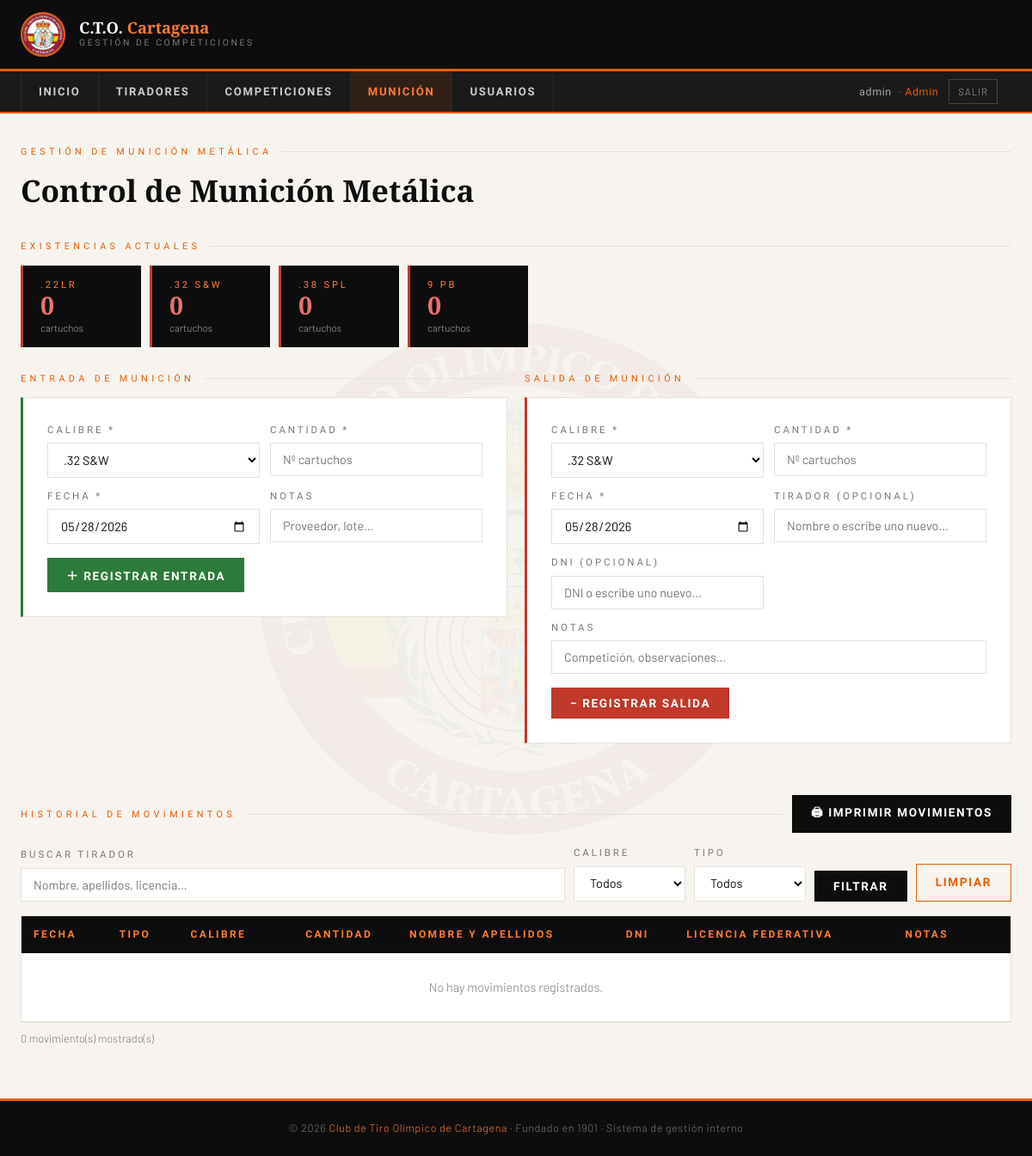
The app's page /municion (signed in), older data.
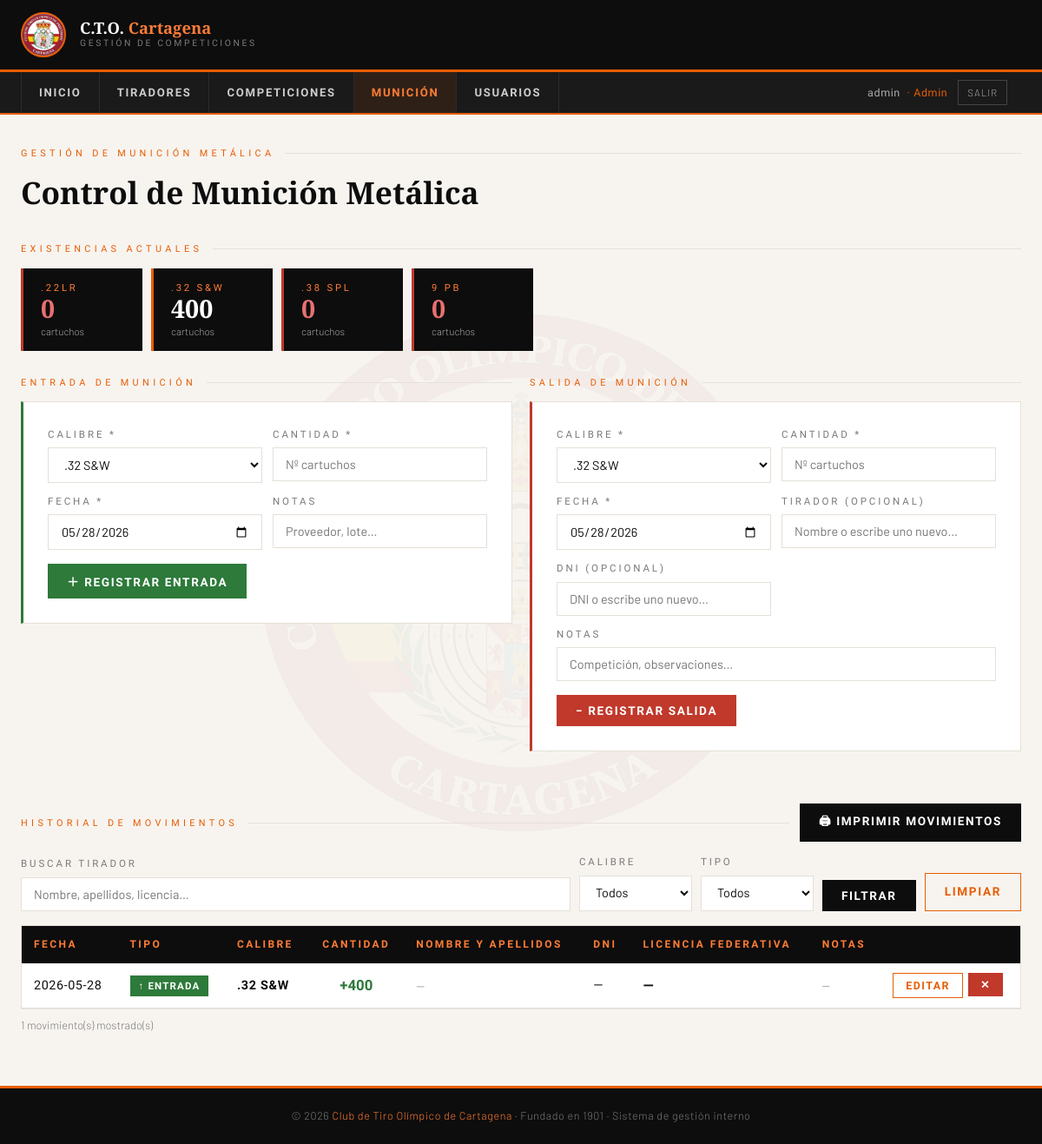
The same page, newer data.
### tables this page shows
CREATE TABLE usuarios (
                id         INTEGER PRIMARY KEY AUTOINCREMENT,
                username   TEXT UNIQUE NOT NULL,
                password   TEXT NOT NULL,
                rol        TEXT NOT NULL DEFAULT 'tirador',
                tirador_id INTEGER,
                activo     INTEGER DEFAULT 1,
                FOREIGN KEY (tirador_id) REFERENCES tiradores(id)
            );

CREATE TABLE municion_stock (
                id      INTEGER PRIMARY KEY AUTOINCREMENT,
                calibre TEXT UNIQUE NOT NULL,
                stock   INTEGER DEFAULT 0
            );

CREATE TABLE municion_movimientos (
                id       INTEGER PRIMARY KEY AUTOINCREMENT,
                fecha    TEXT NOT NULL,
                tipo     TEXT NOT NULL,   -- 'entrada' | 'salida'
                calibre  TEXT NOT NULL,
                cantidad INTEGER NOT NULL,
                tirador_id INTEGER,       -- NULL para entradas
                notas    TEXT, tirador_nombre TEXT, tirador_dni TEXT,
                FOREIGN KEY (tirador_id) REFERENCES tiradores(id)
            );

### app.py (the view)
@app.route("/municion")
@role_required("admin","encargado","directiva")
def municion():
    db        = get_db()
    stocks    = get_stocks(db)
    q         = request.args.get("q","").strip()
    calibre_f = request.args.get("calibre","")
    tipo_f    = request.args.get("tipo","")
    query  = """
        SELECT m.*, t.nombre, t.apellidos, t.licencia
        FROM municion_movimientos m
        LEFT JOIN tiradores t ON t.id = m.tirador_id
        WHERE 1=1
    """
    params = []
    if q:
        query += " AND (m.tirador_nombre LIKE ? OR m.tirador_dni LIKE ? OR t.nombre LIKE ? OR t.apellidos LIKE ? OR t.licencia LIKE ?)"
        params += [f"%{q}%"]*5
    if calibre_f:
        query += " AND m.calibre=?"
        params.append(calibre_f)
    if tipo_f:
        query += " AND m.tipo=?"
        params.append(tipo_f)
    query += " ORDER BY m.id DESC"
    movimientos = db.execute(query, params).fetchall()
    tiradores   = db.execute("SELECT id,nombre,apellidos,licencia FROM tiradores ORDER BY apellidos").fetchall()
    today = date.today().strftime('%Y-%m-%d')
    return render_template("municion.html", today=today,
        stocks=stocks, movimientos=movimientos,
        tiradores=tiradores, calibres=CALIBRES,
        q=q, calibre_f=calibre_f, tipo_f=tipo_f,
        now_year=date.today().year)

### app.py (called while the page is built)
@login_manager.user_loader
def load_user(user_id):
    db  = get_db()
    row = db.execute("SELECT * FROM usuarios WHERE id=? AND activo=1", (user_id,)).fetchone()
    if row:
        return User(row["id"], row["username"], row["rol"], row["tirador_id"])
    return None

def role_required(*roles):
    def decorator(f):
        @wraps(f)
        def wrapped(*args, **kwargs):
            if not current_user.is_authenticated:
                return login_manager.unauthorized()
            if current_user.rol not in roles:
                return render_template("403.html"), 403
            return f(*args, **kwargs)
        return wrapped
    return decorator

def get_db():
    db = getattr(g, "_database", None)
    if db is None:
        db = g._database = sqlite3.connect(DB_PATH)
        db.row_factory = sqlite3.Row
    return db

def get_stocks(db):
    rows = db.execute("SELECT calibre, stock FROM municion_stock ORDER BY calibre").fetchall()
    return {r["calibre"]: r["stock"] for r in rows}

### templates/municion.html (shortened to what this page needs)
{% extends "base.html" %}
{% block contenido %}
<p class="pag-etiqueta">Gestión de munición metálica</p>
<h1 class="pag-titulo">Control de Munición Metálica</h1>
<p class="pag-etiqueta" style="margin-bottom:14px;">Existencias actuales</p>
<div class="stock-grid">
  {% for cal, qty in stocks.items() %}
  <div class="stock-pill {{ 'bajo' if qty < 50 else '' }}">
    <div class="cal">{{ cal }}</div>
    <div class="qty">{{ qty }}</div>
    <div class="lbl">cartuchos</div>
  </div>
  {% endfor %}
</div>
<div style="display:grid;grid-template-columns:1fr 1fr;gap:20px;margin-bottom:36px;">
  <div>
    <p class="pag-etiqueta" style="margin-bottom:12px;">Entrada de munición</p>
    <div class="form-card" style="border-left:3px solid var(--verde);">
      <form method="POST" action="/municion/entrada">
        <div style="display:grid;grid-template-columns:1fr 1fr;gap:12px;">
          <div class="form-group">
            <label>Calibre *</label>
            <select name="calibre" required>
              {% for c in calibres %}<option value="{{ c }}">{{ c }}</option>{% endfor %}
            </select>
          </div>
          <div class="form-group">
            <label>Cantidad *</label>
            <input type="number" name="cantidad" required min="1" placeholder="Nº cartuchos">
          </div>
          <div class="form-group">
            <label>Fecha *</label>
            <input type="date" name="fecha" required value="{{ today }}">
          </div>
          <div class="form-group">
            <label>Notas</label>
            <input type="text" name="notas" placeholder="Proveedor, lote…">
          </div>
        </div>
        <div class="form-actions" style="margin-top:16px;">
          <button type="submit" class="btn btn-verde">＋ Registrar entrada</button>
        </div>
      </form>
    </div>
  </div>
  <div>
    <p class="pag-etiqueta" style="margin-bottom:12px;">Salida de munición</p>
    <div class="form-card" style="border-left:3px solid var(--rojo);">
      <form method="POST" action="/municion/salida">
        <div style="display:grid;grid-template-columns:1fr 1fr;gap:12px;">
          <div class="form-group">
            <label>Calibre *</label>
            <select name="calibre" required>
              {% for c in calibres %}<option value="{{ c }}">{{ c }}</option>{% endfor %}
            </select>
          </div>
          <div class="form-group">
            <label>Cantidad *</label>
            <input type="number" name="cantidad" required min="1" placeholder="Nº cartuchos">
          </div>
          <div class="form-group">
            <label>Fecha *</label>
            <input type="date" name="fecha" required value="{{ today }}">
          </div>
          <div class="form-group">
            <label>Tirador (opcional)</label>
            <input type="text" name="tirador_nombre" list="lista-tiradores"
                   placeholder="Nombre o escribe uno nuevo…" autocomplete="off">
          </div>
          <div class="form-group">
            <label>DNI (opcional)</label>
            <input type="text" name="tirador_dni" list="lista-dnis"
                   placeholder="DNI o escribe uno nuevo…" autocomplete="off">
          </div>
          <div class="form-group" style="grid-column:1/-1;">
            <label>Notas</label>
            <input type="text" name="notas" placeholder="Competición, observaciones…">
          </div>
        </div>
        <div class="form-actions" style="margin-top:16px;">
          <button type="submit" class="btn btn-rojo">− Registrar salida</button>
        </div>
      </form>
    </div>
  </div>
</div>
<div style="display:flex;align-items:center;justify-content:space-between;flex-wrap:wrap;gap:12px;margin-bottom:14px;">
  <p class="pag-etiqueta" style="margin-bottom:0;flex:1;">Historial de movimientos</p>
  <button type="button" class="btn btn-negro" onclick="document.getElementById('modal-imprimir').style.display='flex'">🖨 Imprimir movimientos</button>
</div>
<form method="GET" style="display:flex;gap:10px;flex-wrap:wrap;margin-bottom:16px;align-items:flex-end;">
  <div class="form-group" style="flex:1;min-width:180px;">
    <label>Buscar tirador</label>
    <input type="text" name="q" value="{{ q }}" placeholder="Nombre, apellidos, licencia…">
  </div>
  <div class="form-group" style="min-width:130px;">
    <label>Calibre</label>
    <select name="calibre">
      <option value="">Todos</option>
    </select>
  </div>
  <div class="form-group" style="min-width:130px;">
    <label>Tipo</label>
    <select name="tipo">
      <option value="">Todos</option>
    </select>
  </div>
  <button type="submit" class="btn btn-negro">Filtrar</button>
  <a href="/municion" class="btn btn-outline">Limpiar</a>
</form>
<div class="tabla-wrapper">
  <table>
    <thead>
      <tr>
        <th>Fecha</th>
        <th>Tipo</th>
        <th>Calibre</th>
        <th style="text-align:center;">Cantidad</th>
        <th>Nombre y Apellidos</th>
        <th>DNI</th>
        <th>Licencia Federativa</th>
        <th>Notas</th>
        <th></th>
      </tr>
    </thead>
    <tbody>
    {% for m in movimientos %}
    <tr>
      <td style="white-space:nowrap;font-family:'Barlow Condensed',sans-serif;letter-spacing:.04em;">
        {{ m.fecha }}
      </td>
      <td>
        <span class="badge badge-{{ m.tipo }}">
          {{ '↑ Entrada' if m.tipo=='entrada' else '↓ Salida' }}
        </span>
      </td>
      <td style="font-family:'Barlow Condensed',sans-serif;font-weight:700;letter-spacing:.05em;">
        {{ m.calibre }}
      </td>
      <td class="num" style="text-align:center;font-size:1.05rem;
          color:{{ 'var(--verde)' if m.tipo=='entrada' else 'var(--rojo)' }};">
        {{ '+' if m.tipo=='entrada' else '−' }}{{ m.cantidad }}
      </td>
      <td>
        {% if m.tirador_nombre %}
          <strong>{{ m.tirador_nombre }}</strong>
        {% elif m.nombre %}
          <strong>{{ m.apellidos }}, {{ m.nombre }}</strong>
        {% else %}
          <span style="color:var(--gris);">—</span>
        {% endif %}
      </td>
      <td style="font-family:'Barlow Condensed',sans-serif;letter-spacing:.05em;">
        {{ m.tirador_dni or m.dni or '—' }}
      </td>
      <td class="num">{{ m.licencia or '—' }}</td>
      <td style="font-size:.82rem;color:var(--gris);">{{ m.notas or '—' }}</td>
      <td>
        {% set ed_nombre = m.tirador_nombre if m.tirador_nombre else ((m.apellidos ~ ', ' ~ m.nombre) if m.nombre else '') %}
        <div style="display:flex;gap:6px;">
          <button type="button" class="btn btn-outline btn-sm btn-editar"
            data-id="{{ m.id }}"
            data-fecha="{{ m.fecha }}"
            data-calibre="{{ m.calibre }}"
            data-cantidad="{{ m.cantidad }}"
            data-tirador="{{ ed_nombre }}"
            data-dni="{{ m.tirador_dni or m.dni or '' }}"
            data-notas="{{ m.notas or '' }}">
            Editar
          </button>
          <form method="POST" action="/municion/{{ m.id }}/eliminar"
                onsubmit="return confirm('¿Eliminar este movimiento? El stock se ajustará automáticamente.')">
            <button type="submit" class="btn btn-rojo btn-sm">✕</button>
          </form>
        </div>
      </td>
    </tr>
    {% else %}
    <tr>
      <td colspan="9" style="text-align:center;color:var(--gris);padding:28px;">
        No hay movimientos registrados.
      </td>
    </tr>
    {% endfor %}
    </tbody>
  </table>
</div>
<p style="color:var(--gris);font-size:.8rem;margin-top:8px;">{{ movimientos|length }} movimiento(s) mostrado(s)</p>
{% endblock %}
{% block head_extra %}
<link href="https://cdn.jsdelivr.net/npm/tom-select@2.3.1/dist/css/tom-select.min.css" rel="stylesheet">
{% endblock %}

### templates/base.html (shortened to what this page needs)
<!DOCTYPE html>
<html lang="es">
<head>
{% block head_extra %}{% endblock %}
</head>
<body>
<header>
  <div class="header-inner">
    <a href="/" class="header-brand">
      <img src="/static/escudo.png" alt="Escudo CTO Cartagena">
      <div class="brand-text">
        <div class="brand-title">C.T.O. <span>Cartagena</span></div>
        <div class="brand-sub">Gestión de Competiciones</div>
      </div>
    </a>
  </div>
</header>
<nav>
  <div class="nav-inner">
    <div class="nav-menu" id="navMenu">
      <ul>
        <li><a href="/" class="{% if request.endpoint=='index' %}activo{% endif %}">Inicio</a></li>
        {% if current_user.is_authenticated and current_user.rol in ('admin','encargado','directiva') %}
        <li><a href="/tiradores" class="{% if 'tirador' in (request.endpoint or '') %}activo{% endif %}">Tiradores</a></li>
        {% endif %}
        <li><a href="/competiciones" class="{% if 'competicion' in (request.endpoint or '') or 'puntuacion' in (request.endpoint or '') %}activo{% endif %}">Competiciones</a></li>
        {% if current_user.is_authenticated and current_user.rol in ('admin','encargado','directiva') %}
        <li><a href="/municion" class="{% if 'municion' in (request.endpoint or '') %}activo{% endif %}">Munición</a></li>
        {% endif %}
        {% if current_user.is_authenticated and current_user.rol == 'admin' %}
        <li><a href="/usuarios" class="{% if 'usuario' in (request.endpoint or '') %}activo{% endif %}">Usuarios</a></li>
        {% endif %}
      </ul>
    </div>
    {% if current_user.is_authenticated %}
    <div style="display:flex;align-items:center;gap:12px;padding:0 16px;font-size:.78rem;color:#aaa;">
      <span style="font-family:'Barlow Condensed',sans-serif;letter-spacing:.05em;">
        {{ current_user.username }}
        <span style="color:var(--naranja);margin-left:4px;">· {{ current_user.rol|capitalize }}</span>
      </span>
      <a href="/logout" style="color:#aaa;text-decoration:none;border:1px solid #444;padding:4px 10px;font-size:.72rem;letter-spacing:.08em;text-transform:uppercase;">Salir</a>
    </div>
    {% endif %}
  </div>
</nav>
<div class="contenido">
{% block contenido %}{% endblock %}
</div>
<footer>
  <p>© 2026 <span>Club de Tiro Olímpico de Cartagena</span> · Fundado en 1901 · Sistema de gestión interno</p>
</footer>
</body>
</html>

Row changes from the older to the newer data that the page shows:
changed municion_stock (number 2 of 4 on the later page): stock "0" → "400"
added municion_movimientos: fecha "2026-05-28", tipo "↑ ENTRADA", calibre ".32 S&W", tipo "+", cantidad "400", tirador_dni "—", licencia "—", notas "—"
Text that changed along with them:
{{ movimientos|length }}: "0" → "1"
text no longer shown: "No hay movimientos registrados."
